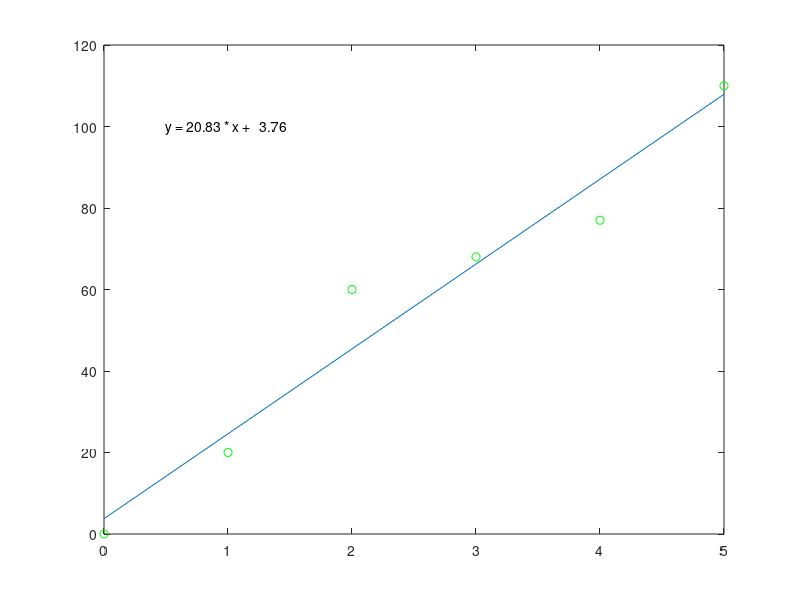

Here is the MATLAB script that generated this plot:
p = [   0.00,  20.00,  60.00,  68.00,  77.00,  110.00];
x = linspace(  0.00,   5.00, 6);
y =   20.83 * x +   3.76;
plot(x, y ,x ,p, 'go')
text(0.5,100,'y = 20.83 * x +   3.76');
